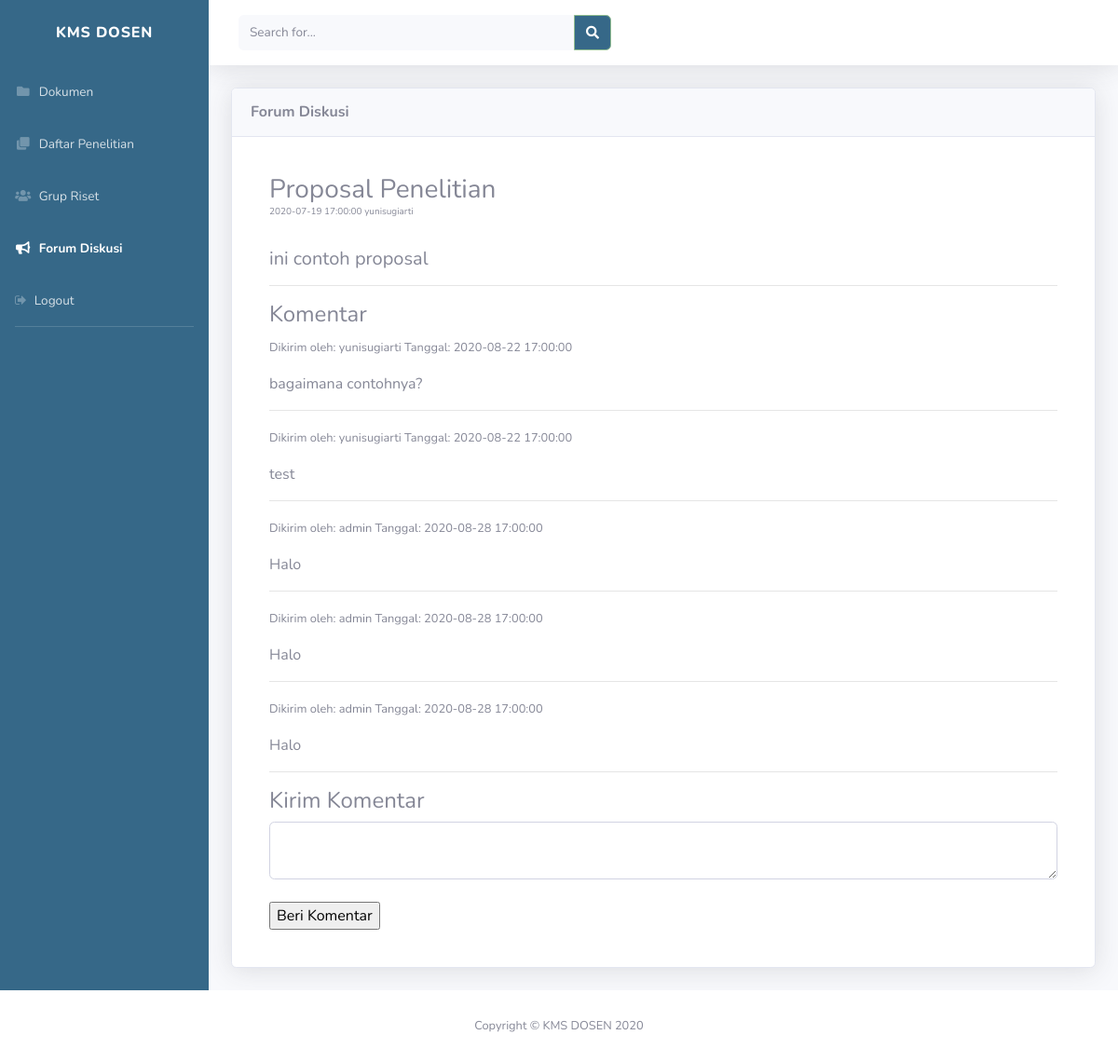
Screenshot of /dosen/forum/balas_diskusi.php?id_forum=3 (signed in) with the database file from the repository.
### tables this page shows
CREATE TABLE `forum_diskusi` (
  `id_forum` bigint(20) UNSIGNED NOT NULL,
  `judul_diskusi` varchar(50) NOT NULL,
  `isi_diskusi` varchar(250) NOT NULL,
  `user` varchar(50) NOT NULL,
  `tgl_pembuatan` timestamp NOT NULL DEFAULT current_timestamp()
);

CREATE TABLE `komentar_diskusi` (
  `id` bigint(20) UNSIGNED NOT NULL,
  `id_forum` int(11) NOT NULL,
  `isi_komentar` varchar(250) NOT NULL,
  `username` varchar(250) NOT NULL,
  `tgl_pembuatan` timestamp NOT NULL DEFAULT current_timestamp()
);

### dosen/forum/balas_diskusi.php (the view, shortened to what this page needs)
<!DOCTYPE html>
<html lang="en">
<head>
  <?php include('header.php') ?>
</head>
<body id="page-top">
  <div id="wrapper">
    <div id="content-wrapper" class="d-flex flex-column">
      <div id="content">
         <?php include('../topbar.php') ?>
        <div class="container-fluid">
           <div class="card shadow mb-4">
            <div class="card-header py-3">
              <h6 class="m-0 font-weight-bold text-primary">Forum Diskusi</h6>
            </div>
            <div class="card-body">
              <?php
                  include "../../include/config.php";
                $id_forum = $_GET['id_forum'];
                $data = mysqli_query($koneksi,"select * from forum_diskusi where id_forum='$id_forum'");
                while($tampil = mysqli_fetch_array($data)){
                            ?>
                <div class= "card-body">
                  <h3><?php echo $tampil['judul_diskusi'] ; ?></<h3><br>
                  <p class="mb-0" style="font-size: 10px;"><?php echo $tampil['tgl_pembuatan'] ; ?> <?php echo $tampil['user'] ; ?></p><br>
                  <p style="font-size: 20px;"><?php echo $tampil['isi_diskusi'] ; ?></p>
                  <hr>
                  <?php
                  echo "<h4>Komentar</h4>";
                  $query = "SELECT * FROM komentar_diskusi WHERE id_forum = '$id_forum'";
                  $hasil = mysqli_query($koneksi,$query);
                  if (mysqli_num_rows($hasil) > 0)
                  {
                    while ($data = mysqli_fetch_array($hasil))
                    {
                      echo "<p><small>Dikirim oleh: ".$data['username']." Tanggal: ".$data['tgl_pembuatan']."</small></p>";
                      echo "<p>".$data['isi_komentar']."</p><hr>";
                    }
                  }
                  else if (mysqli_num_rows($hasil) == 0) echo "<p>Belum ada komentar.</p>";
                  echo "<h4>Kirim Komentar</h4>";
                  echo "<form method='post' action='".$_SERVER['PHP_SELF']."?id_forum=".$id_forum."&submit=submit'>";
                  echo "<textarea class='form-control' name='isi_komentar'></textarea><br>";
                  echo "<input type='submit' name='submit' value='Beri Komentar'><input type='hidden' name='id_forum' value='".$id_forum."'>";
                  echo "</form>";
                  ?>
                </div>
              </div>
              </div>
            </div>
          </div>
        </div>
            </div>
      <footer class="sticky-footer bg-white">
        <div class="container my-auto">
          <div class="copyright text-center my-auto">
            <span>Copyright &copy; KMS DOSEN 2020</span>
          </div>
        </div>
      </footer>
  <?php
  }
  ?>
</body>
</html>

### rows the page displays
forum_diskusi: judul_diskusi "Proposal Penelitian", tgl_pembuatan "2020-07-19 17:00:00", user "yunisugiarti", isi_diskusi "ini contoh proposal"
komentar_diskusi: username "yunisugiarti", tgl_pembuatan "2020-08-22 17:00:00", isi_komentar "bagaimana contohnya?"
komentar_diskusi: username "yunisugiarti", tgl_pembuatan "2020-08-22 17:00:00", isi_komentar "test"
komentar_diskusi: username "admin", tgl_pembuatan "2020-08-28 17:00:00", isi_komentar "Halo"
komentar_diskusi: username "admin", tgl_pembuatan "2020-08-28 17:00:00", isi_komentar "Halo"
komentar_diskusi: username "admin", tgl_pembuatan "2020-08-28 17:00:00", isi_komentar "Halo"
